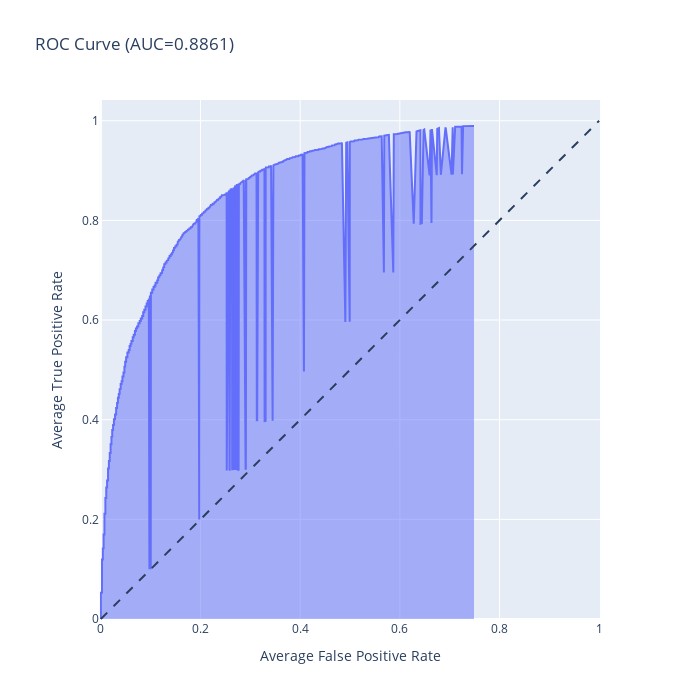
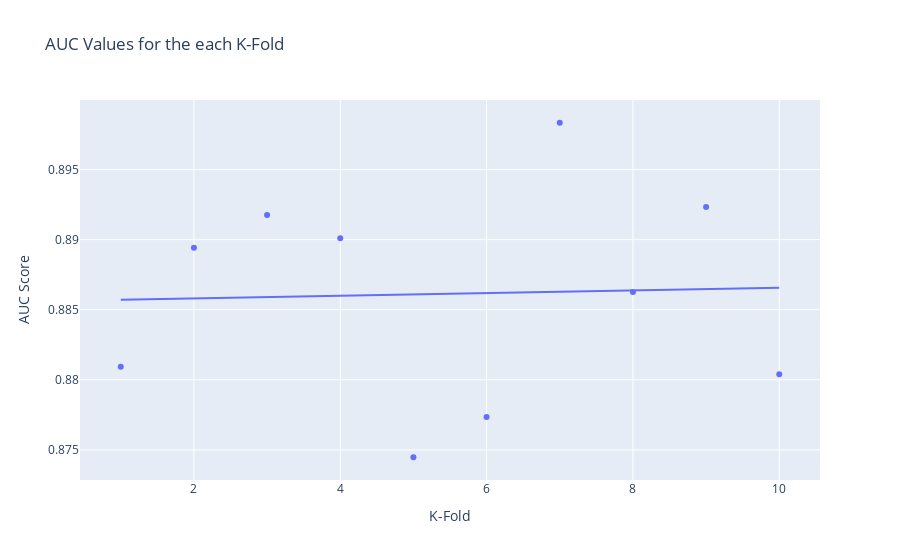

The code cell stored with these charts, in order, in its notebook:
### Markdown cell above
##### Vector Size of 200

### Code cell
# Tokenize the text and pad sequences
texts = df['Cleaned Text with V lemmatization']
tokenizer = Tokenizer()
tokenizer.fit_on_texts(texts)
sequences = tokenizer.texts_to_sequences(texts)
maxLen = 150
sequences = pad_sequences(sequences, maxlen=maxLen)

# Create an embedding matrix
vocab_len = len(tokenizer.word_index) + 1
embed_vector_len = 200
embedding_matrix = np.zeros((vocab_len, embed_vector_len))

# Load GloVe embeddings
glove_path = 'glove.twitter.27B.200d.txt' 
glove_index = {}
with open(glove_path, encoding="utf-8") as f:
    for line in f:
        values = line.split()
        word = values[0]
        vector = np.asarray(values[1:], dtype='float32')
        glove_index[word] = vector

# Create a feature matrix with average word embeddings using GloVe
feature_matrix = np.array([
    np.mean([glove_index.get(word, np.zeros(embed_vector_len)) for word in tokenizer.sequences_to_texts([seq])[0].split()], axis=0)
    for seq in sequences
])

y = df['Label']
perform_kfold_cross_validation_with_lstm(feature_matrix, y)

### Figure 1 — Plotly figure (JSON) as saved in the notebook; plotly's stock layout.template omitted (floating-point values rounded to 4 significant figures; data arrays with more than 128 entries replaced by an {"elided": "..."} marker saying what was removed)
{"data": [{"fillpattern": {"shape": ""}, "hovertemplate": "Average False Positive Rate=%{x}<br>Average True Positive Rate=%{y}<extra></extra>", "legendgroup": "", "line": {"color": "#636efa"}, "marker": {"symbol": "circle"}, "mode": "lines", "name": "", "orientation": "v", "showlegend": false, "stackgroup": "1", "type": "scatter", "x": {"elided": "396 float values"}, "xaxis": "x", "y": {"elided": "396 float values"}, "yaxis": "y"}], "layout": {"height": 700, "legend": {"tracegroupgap": 0}, "shapes": [{"line": {"dash": "dash"}, "type": "line", "x0": 0, "x1": 1, "y0": 0, "y1": 1}], "title": {"text": "ROC Curve (AUC=0.8861)"}, "width": 700, "xaxis": {"anchor": "y", "constrain": "domain", "domain": [0, 1], "title": {"text": "Average False Positive Rate"}}, "yaxis": {"anchor": "x", "domain": [0, 1], "scaleanchor": "x", "scaleratio": 1, "title": {"text": "Average True Positive Rate"}}}}

### Figure 2 — Plotly figure (JSON) as saved in the notebook; plotly's stock layout.template omitted (floating-point values rounded to 4 significant figures)
{"data": [{"hovertemplate": "K-Fold=%{x}<br>AUC Score=%{y}<extra></extra>", "legendgroup": "", "marker": {"color": "#636efa", "symbol": "circle"}, "mode": "markers", "name": "", "orientation": "v", "showlegend": false, "type": "scatter", "x": [1, 2, 3, 4, 5, 6, 7, 8, 9, 10], "xaxis": "x", "y": [0.8809, 0.8894, 0.8918, 0.8901, 0.8745, 0.8773, 0.8983, 0.8863, 0.8923, 0.8804], "yaxis": "y"}, {"hovertemplate": "<b>OLS trendline</b><br>y = 9.48959e-05 * x + 0.885616<br>R<sup>2</sup>=0.001432<br><br>K-Fold=%{x}<br>AUC Score=%{y} <b>(trend)</b><extra></extra>", "legendgroup": "", "marker": {"color": "#636efa", "symbol": "circle"}, "mode": "lines", "name": "", "showlegend": false, "type": "scatter", "x": [1, 2, 3, 4, 5, 6, 7, 8, 9, 10], "xaxis": "x", "y": [0.8857, 0.8858, 0.8859, 0.886, 0.8861, 0.8862, 0.8863, 0.8864, 0.8865, 0.8866], "yaxis": "y"}], "layout": {"legend": {"tracegroupgap": 0}, "title": {"text": "AUC Values for the each K-Fold"}, "xaxis": {"anchor": "y", "domain": [0, 1], "title": {"text": "K-Fold"}}, "yaxis": {"anchor": "x", "domain": [0, 1], "title": {"text": "AUC Score"}}}}
